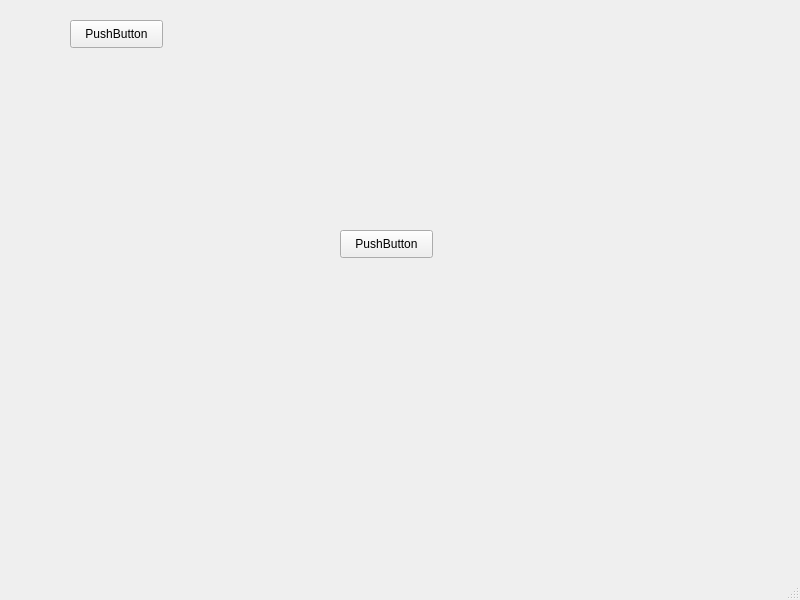
<?xml version="1.0" encoding="UTF-8"?>
<ui version="4.0">
 <class>MainWindow</class>
 <widget class="QMainWindow" name="MainWindow">
  <property name="geometry">
   <rect>
    <x>0</x>
    <y>0</y>
    <width>800</width>
    <height>600</height>
   </rect>
  </property>
  <property name="windowTitle">
   <string>MainWindow</string>
  </property>
  <widget class="QWidget" name="centralwidget">
   <widget class="QPushButton" name="pushButton">
    <property name="geometry">
     <rect>
      <x>70</x>
      <y>20</y>
      <width>93</width>
      <height>28</height>
     </rect>
    </property>
    <property name="text">
     <string>PushButton</string>
    </property>
   </widget>
   <widget class="QPushButton" name="pushButton_2">
    <property name="geometry">
     <rect>
      <x>340</x>
      <y>230</y>
      <width>93</width>
      <height>28</height>
     </rect>
    </property>
    <property name="text">
     <string>PushButton</string>
    </property>
   </widget>
  </widget>
  <widget class="QMenuBar" name="menubar">
   <property name="geometry">
    <rect>
     <x>0</x>
     <y>0</y>
     <width>800</width>
     <height>26</height>
    </rect>
   </property>
  </widget>
  <widget class="QStatusBar" name="statusbar"/>
 </widget>
 <resources/>
 <connections/>
</ui>
